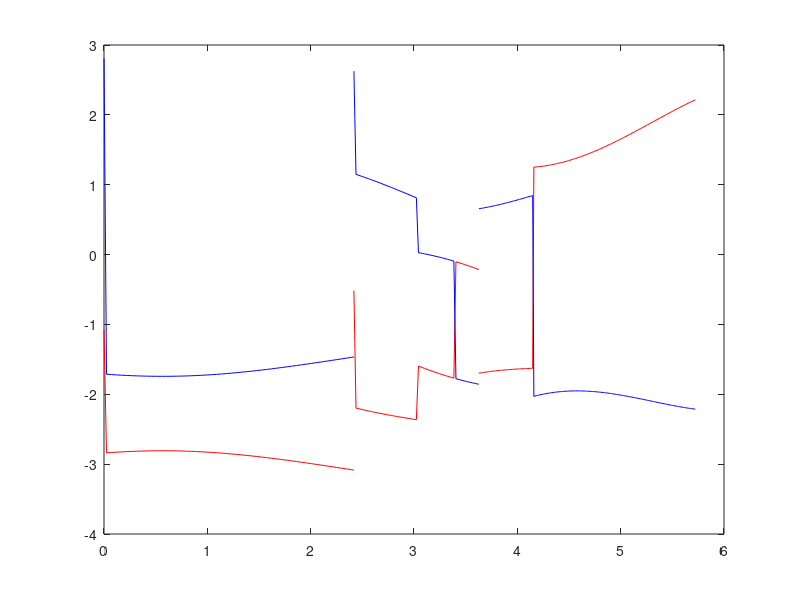

Write MATLAB code to recreate this figure. (Note: this script raises an error after producing the figure.)
%% 3-STEP PERIODIC DRIVING
clear all
home

% Trial Basis
u1_0=[1;0];
u2_0=[0;1];
basis_0=[u1_0, u2_0];

% Reciprocal Lattice Parameters
l=sqrt((4*(pi^2)/9)/(3/4));
a=2*pi*cos(30*pi/180)/3;
b=2*pi*sin(30*pi/180)/3;

%% Gamma-->K

kx=[0:0.01:1];
ky=zeros(length(kx));

% 1st Driving Step
for i=1:length(kx)
    
H1=[0, exp(1i*ky(i));
   exp(-1i*ky(i)), 0];

[V1,D1]=eig(H1);

E1=diag(D1);

u1_1(:,i)=[(conj(V1(:,1))'*u1_0)*exp(-1i*E1(1)/3);(conj(V1(:,2))'*u1_0)*exp(-1i*E1(2)/3)];
u2_1(:,i)=[(conj(V1(:,1))'*u2_0)*exp(-1i*E1(1)/3);(conj(V1(:,2))'*u2_0)*exp(-1i*E1(2)/3)];
end


% 2nd Driving Step

for i=1:length(kx)

H2=[0, exp(-1i*0.5*(sqrt(3)*kx(i)+ky(i)));
  exp(1i*0.5*(sqrt(3)*kx(i)+ky(i))), 0];
    

[V2,D2]=eig(H2);

E2=diag(D2);

phi1_2=inv(V2)*V1(:,1);
phi2_2=inv(V2)*V1(:,2);

u1_1_2=u1_1(1,i)*phi1_2+u1_1(2,i)*phi2_2;
u2_1_2=u2_1(1,i)*phi1_2+u2_1(2,i)*phi2_2;

u1_2(:,i)=[(conj(V2(:,1))'*u1_1_2)*exp(-1i*2*E2(1)/3);(conj(V2(:,2))'*u1_1_2)*exp(-1i*2*E2(2)/3)];
u2_2(:,i)=[(conj(V2(:,1))'*u2_1_2)*exp(-1i*2*E2(1)/3);(conj(V2(:,2))'*u2_1_2)*exp(-1i*2*E2(2)/3)];
  
end

% 3rd Driving step

for i=1:length(kx)
    
H3=[0, exp(-1i*0.5*(-sqrt(3)*kx(i)+ky(i)));
    exp(1i*0.5*(-sqrt(3)*kx(i)+ky(i))), 0];
    

[V3,D3]=eig(H3);

E3=diag(D3);

phi1_3=inv(V3)*V2(:,1);
phi2_3=inv(V3)*V2(:,2);

u1_2_3=u1_2(1,i)*phi1_3+u1_2(2,i)*phi2_3;
u2_2_3=u2_2(1,i)*phi1_3+u2_2(2,i)*phi2_3;

u1_3(:,i)=[(conj(V3(:,1))'*u1_2_3)*exp(-1i*E3(1));(conj(V3(:,2))'*u1_2_3)*exp(-1i*E3(2))];
u2_3(:,i)=[(conj(V3(:,1))'*u2_2_3)*exp(-1i*E3(1));(conj(V3(:,2))'*u2_2_3)*exp(-1i*E3(2))];

  
end

% Time Evolution operator
u1_0_3=inv(V3)*u1_0;
u2_0_3=inv(V3)*u2_0;

for i=1:length(kx)
    
U=zeros(2,2);
U(1,1)=conj(u1_0_3)'*u1_3(:,i);
U(2,1)=conj(u2_0_3)'*u1_3(:,i);
U(1,2)=conj(u1_0_3)'*u2_3(:,i);
U(2,2)=conj(u2_0_3)'*u2_3(:,i);

U_diag=eig(U);
     
% Quasi-Energy Bands
eps_Gamma_K_1(i)=1i*log(U_diag(1));
eps_Gamma_K_2(i)=1i*log(U_diag(2));    
end


%% K -->M

kx=[l:-0.01:a];
ky=tan(120*pi/180)*kx-(l*tan(120*pi/180));

% 1st Driving Step
for i=1:length(kx)
    
H1=[0, exp(1i*ky(i));
   exp(-1i*ky(i)), 0];

[V1,D1]=eig(H1);

E1=diag(D1);

u1_1(:,i)=[(conj(V1(:,1))'*u1_0)*exp(-1i*E1(1)/3);(conj(V1(:,2))'*u1_0)*exp(-1i*E1(2)/3)];
u2_1(:,i)=[(conj(V1(:,1))'*u2_0)*exp(-1i*E1(1)/3);(conj(V1(:,2))'*u2_0)*exp(-1i*E1(2)/3)];
end

% 2nd Driving Step

for i=1:length(kx)

H2=[0, exp(-1i*0.5*(sqrt(3)*kx(i)+ky(i)));
  exp(1i*0.5*(sqrt(3)*kx(i)+ky(i))), 0];
    

[V2,D2]=eig(H2);

E2=diag(D2);

phi1_2=inv(V2)*V1(:,1);
phi2_2=inv(V2)*V1(:,2);

u1_1_2=u1_1(1,i)*phi1_2+u1_1(2,i)*phi2_2;
u2_1_2=u2_1(1,i)*phi1_2+u2_1(2,i)*phi2_2;

u1_2(:,i)=[(conj(V2(:,1))'*u1_1_2)*exp(-1i*2*E2(1)/3);(conj(V2(:,2))'*u1_1_2)*exp(-1i*2*E2(2)/3)];
u2_2(:,i)=[(conj(V2(:,1))'*u2_1_2)*exp(-1i*2*E2(1)/3);(conj(V2(:,2))'*u2_1_2)*exp(-1i*2*E2(2)/3)];
  
end

% 3rd Driving step

for i=1:length(kx)
    
H3=[0, exp(-1i*0.5*(-sqrt(3)*kx(i)+ky(i)));
    exp(1i*0.5*(-sqrt(3)*kx(i)+ky(i))), 0];
    

[V3,D3]=eig(H3);

E3=diag(D3)

phi1_3=inv(V3)*V2(:,1);
phi2_3=inv(V3)*V2(:,2);

u1_2_3=u1_2(1,i)*phi1_3+u1_2(2,i)*phi2_3;
u2_2_3=u2_2(1,i)*phi1_3+u2_2(2,i)*phi2_3;

u1_3(:,i)=[(conj(V3(:,1))'*u1_2_3)*exp(-1i*E3(1));(conj(V3(:,2))'*u1_2_3)*exp(-1i*E3(2))];
u2_3(:,i)=[(conj(V3(:,1))'*u2_2_3)*exp(-1i*E3(1));(conj(V3(:,2))'*u2_2_3)*exp(-1i*E3(2))];

  
end

% Time Evolution operator
u1_0_3=inv(V3)*u1_0;
u2_0_3=inv(V3)*u2_0;

for i=1:length(kx)
    
U=zeros(2,2);
U(1,1)=conj(u1_0_3)'*u1_3(:,i);
U(2,1)=conj(u2_0_3)'*u1_3(:,i);
U(1,2)=conj(u1_0_3)'*u2_3(:,i);
U(2,2)=conj(u2_0_3)'*u2_3(:,i);

U_diag=eig(U);
     
% Quasi-Energy Bands
eps_K_M_1(i)=1i*log(U_diag(1));
eps_K_M_2(i)=1i*log(U_diag(2));    
end


%% M --> Gamma

kx=[a:-0.01:0];
ky=tan(30*pi/180)*kx;



% 1st Driving Step
for i=1:length(kx)
    
H1=[0, exp(1i*ky(i));
   exp(-1i*ky(i)), 0];

[V1,D1]=eig(H1);

E1=diag(D1);

u1_1(:,i)=[(conj(V1(:,1))'*u1_0)*exp(-1i*E1(1)/3);(conj(V1(:,2))'*u1_0)*exp(-1i*E1(2)/3)];
u2_1(:,i)=[(conj(V1(:,1))'*u2_0)*exp(-1i*E1(1)/3);(conj(V1(:,2))'*u2_0)*exp(-1i*E1(2)/3)];
end

% 2nd Driving Step

for i=1:length(kx)

H2=[0, exp(-1i*0.5*(sqrt(3)*kx(i)+ky(i)));
  exp(1i*0.5*(sqrt(3)*kx(i)+ky(i))), 0];
    

[V2,D2]=eig(H2);

E2=diag(D2);

phi1_2=inv(V2)*V1(:,1);
phi2_2=inv(V2)*V1(:,2);

u1_1_2=u1_1(1,i)*phi1_2+u1_1(2,i)*phi2_2;
u2_1_2=u2_1(1,i)*phi1_2+u2_1(2,i)*phi2_2;

u1_2(:,i)=[(conj(V2(:,1))'*u1_1_2)*exp(-1i*2*E2(1)/3);(conj(V2(:,2))'*u1_1_2)*exp(-1i*2*E2(2)/3)];
u2_2(:,i)=[(conj(V2(:,1))'*u2_1_2)*exp(-1i*2*E2(1)/3);(conj(V2(:,2))'*u2_1_2)*exp(-1i*2*E2(2)/3)];
  
end

% 3rd Driving step

for i=1:length(kx)
    
H3=[0, exp(-1i*0.5*(-sqrt(3)*kx(i)+ky(i)));
    exp(1i*0.5*(-sqrt(3)*kx(i)+ky(i))), 0];
    

[V3,D3]=eig(H3);

E3=diag(D3);

phi1_3=inv(V3)*V2(:,1);
phi2_3=inv(V3)*V2(:,2);

u1_2_3=u1_2(1,i)*phi1_3+u1_2(2,i)*phi2_3;
u2_2_3=u2_2(1,i)*phi1_3+u2_2(2,i)*phi2_3;

u1_3(:,i)=[(conj(V3(:,1))'*u1_2_3)*exp(-1i*E3(1));(conj(V3(:,2))'*u1_2_3)*exp(-1i*E3(2))];
u2_3(:,i)=[(conj(V3(:,1))'*u2_2_3)*exp(-1i*E3(1));(conj(V3(:,2))'*u2_2_3)*exp(-1i*E3(2))];

  
end

% Time Evolution operator
u1_0_3=inv(V3)*u1_0;
u2_0_3=inv(V3)*u2_0;

for i=1:length(kx)
    
U=zeros(2,2);
U(1,1)=conj(u1_0_3)'*u1_3(:,i);
U(2,1)=conj(u2_0_3)'*u1_3(:,i);
U(1,2)=conj(u1_0_3)'*u2_3(:,i);
U(2,2)=conj(u2_0_3)'*u2_3(:,i);

U_diag=eig(U);
     
% Quasi-Energy Bands
eps_M_Gamma_1(i)=1i*log(U_diag(1));
eps_M_Gamma_2(i)=1i*log(U_diag(2));    
end


%% QUASI-ENERGY BAND STRUCTURE

K=l;
M=sqrt(b^2+(l-a)^2);
Gamma=2*pi/3;

k1=linspace(0,K,length(eps_Gamma_K_1));
k2=linspace(K,K+M,length(eps_K_M_1));
k3=linspace(K+M,K+M+Gamma,length(eps_M_Gamma_1));

close all
figure(1)
box on
hold on
plot(k1,eps_Gamma_K_1,'-r',k1,eps_Gamma_K_2,'-b')
plot(k2,eps_K_M_1,'-r',k2,eps_K_M_2,'-b')
plot(k3,eps_M_Gamma_1,'-r',k3,eps_M_Gamma_2,'-b')
%plot(zeros(length([0:3])),[0:3],'--k')

%legend('Numerical dispersion')

ax=gca;
ax.XTick=[0,K,K+M,K+M+Gamma];
ax.XTickLabel={'\Gamma','K','M','\Gamma'}
ax = gca;
ax.FontSize = 16;
xlim([0 K+M+Gamma])
xlabel('$ka$','FontSize',18,'FontWeight','bold','Interpret','latex')
ylabel('$E/J$','FontSize',18,'FontWeight','bold','Interpret','latex')
hold off

